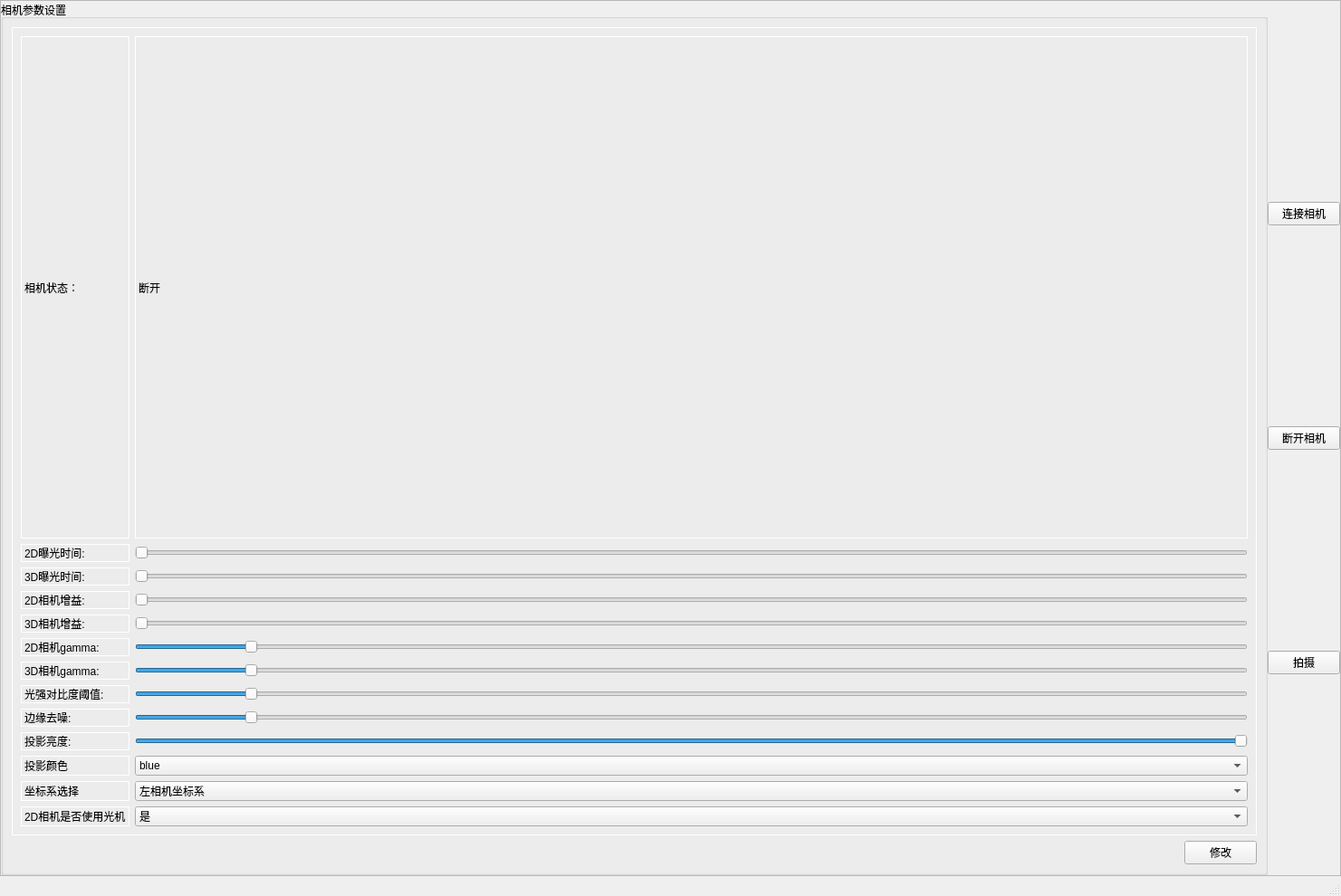
<?xml version="1.0" encoding="UTF-8"?>
<ui version="4.0">
 <class>MainWindow</class>
 <widget class="QMainWindow" name="MainWindow">
  <property name="geometry">
   <rect>
    <x>0</x>
    <y>0</y>
    <width>1481</width>
    <height>990</height>
   </rect>
  </property>
  <property name="windowTitle">
   <string>MainWindow</string>
  </property>
  <property name="styleSheet">
   <string notr="true"/>
  </property>
  <widget class="QWidget" name="centralwidget">
   <layout class="QGridLayout" name="gridLayout" rowstretch="0" columnstretch="0">
    <property name="leftMargin">
     <number>0</number>
    </property>
    <property name="topMargin">
     <number>0</number>
    </property>
    <property name="rightMargin">
     <number>0</number>
    </property>
    <property name="bottomMargin">
     <number>0</number>
    </property>
    <item row="0" column="0">
     <widget class="QFrame" name="frame">
      <property name="styleSheet">
       <string notr="true">border-color: rgb(170, 170, 255);</string>
      </property>
      <property name="frameShape">
       <enum>QFrame::StyledPanel</enum>
      </property>
      <property name="frameShadow">
       <enum>QFrame::Raised</enum>
      </property>
      <layout class="QHBoxLayout" name="horizontalLayout_2" stretch="1,0">
       <property name="spacing">
        <number>0</number>
       </property>
       <property name="leftMargin">
        <number>0</number>
       </property>
       <property name="topMargin">
        <number>0</number>
       </property>
       <property name="rightMargin">
        <number>0</number>
       </property>
       <property name="bottomMargin">
        <number>0</number>
       </property>
       <item>
        <widget class="QGroupBox" name="groupBox">
         <property name="title">
          <string>相机参数设置</string>
         </property>
         <layout class="QVBoxLayout" name="verticalLayout_2">
          <item>
           <widget class="QFrame" name="frame_3">
            <property name="styleSheet">
             <string notr="true">QFrame{
border:1px solid rgb(255, 255, 255)
} </string>
            </property>
            <property name="frameShape">
             <enum>QFrame::StyledPanel</enum>
            </property>
            <property name="frameShadow">
             <enum>QFrame::Raised</enum>
            </property>
            <layout class="QGridLayout" name="gridLayout_2">
             <item row="15" column="0">
              <widget class="QLabel" name="label_edge_noise_reduction_threshold">
               <property name="text">
                <string>边缘去噪:</string>
               </property>
              </widget>
             </item>
             <item row="12" column="0">
              <widget class="QLabel" name="label_gamma_2d">
               <property name="text">
                <string>2D相机gamma:</string>
               </property>
              </widget>
             </item>
             <item row="19" column="0">
              <widget class="QLabel" name="label_use_projector_capturing_2d_image">
               <property name="text">
                <string>2D相机是否使用光机</string>
               </property>
              </widget>
             </item>
             <item row="17" column="0">
              <widget class="QLabel" name="label_projector_color">
               <property name="text">
                <string>投影颜色</string>
               </property>
              </widget>
             </item>
             <item row="13" column="0">
              <widget class="QLabel" name="label_gamma_3d">
               <property name="text">
                <string>3D相机gamma:</string>
               </property>
              </widget>
             </item>
             <item row="8" column="0">
              <widget class="QLabel" name="label__exposure_time_2d">
               <property name="text">
                <string>2D曝光时间:</string>
               </property>
              </widget>
             </item>
             <item row="11" column="0">
              <widget class="QLabel" name="label_gain_3d">
               <property name="text">
                <string>3D相机增益:</string>
               </property>
              </widget>
             </item>
             <item row="10" column="0">
              <widget class="QLabel" name="label_gain_2d">
               <property name="text">
                <string>2D相机增益:</string>
               </property>
              </widget>
             </item>
             <item row="14" column="0">
              <widget class="QLabel" name="label_light_contrast_threshold">
               <property name="text">
                <string>光强对比度阈值:</string>
               </property>
              </widget>
             </item>
             <item row="9" column="0">
              <widget class="QLabel" name="label__exposure_time_3d">
               <property name="text">
                <string>3D曝光时间:</string>
               </property>
              </widget>
             </item>
             <item row="18" column="0">
              <widget class="QLabel" name="label_transform_to_camera">
               <property name="text">
                <string>坐标系选择</string>
               </property>
              </widget>
             </item>
             <item row="17" column="1">
              <widget class="QComboBox" name="comboBox_projector_color">
               <item>
                <property name="text">
                 <string>blue</string>
                </property>
               </item>
               <item>
                <property name="text">
                 <string>red</string>
                </property>
               </item>
               <item>
                <property name="text">
                 <string>green</string>
                </property>
               </item>
              </widget>
             </item>
             <item row="16" column="1">
              <widget class="QSlider" name="horizontalSlider_projector_brightness">
               <property name="maximum">
                <number>240</number>
               </property>
               <property name="value">
                <number>240</number>
               </property>
               <property name="orientation">
                <enum>Qt::Horizontal</enum>
               </property>
              </widget>
             </item>
             <item row="18" column="1">
              <widget class="QComboBox" name="comboBox_transform_to_camera">
               <item>
                <property name="text">
                 <string>左相机坐标系</string>
                </property>
               </item>
               <item>
                <property name="text">
                 <string>右相机坐标系</string>
                </property>
               </item>
              </widget>
             </item>
             <item row="19" column="1">
              <widget class="QComboBox" name="comboBox_use_projector_capturing_2d_image">
               <item>
                <property name="text">
                 <string>是</string>
                </property>
               </item>
               <item>
                <property name="text">
                 <string>否</string>
                </property>
               </item>
              </widget>
             </item>
             <item row="0" column="1">
              <widget class="QLabel" name="label_camera_state">
               <property name="text">
                <string>断开</string>
               </property>
              </widget>
             </item>
             <item row="0" column="0">
              <widget class="QLabel" name="label">
               <property name="text">
                <string>相机状态：</string>
               </property>
              </widget>
             </item>
             <item row="11" column="1">
              <widget class="QSlider" name="horizontalSlider_gain_3d">
               <property name="maximum">
                <number>10</number>
               </property>
               <property name="pageStep">
                <number>1</number>
               </property>
               <property name="orientation">
                <enum>Qt::Horizontal</enum>
               </property>
              </widget>
             </item>
             <item row="10" column="1">
              <widget class="QSlider" name="horizontalSlider_gain_2d">
               <property name="maximum">
                <number>10</number>
               </property>
               <property name="pageStep">
                <number>1</number>
               </property>
               <property name="orientation">
                <enum>Qt::Horizontal</enum>
               </property>
              </widget>
             </item>
             <item row="8" column="1">
              <widget class="QSlider" name="horizontalSlider_exposure_time_2d">
               <property name="minimum">
                <number>3</number>
               </property>
               <property name="maximum">
                <number>100</number>
               </property>
               <property name="pageStep">
                <number>1</number>
               </property>
               <property name="orientation">
                <enum>Qt::Horizontal</enum>
               </property>
              </widget>
             </item>
             <item row="9" column="1">
              <widget class="QSlider" name="horizontalSlider_exposure_time_3d">
               <property name="minimum">
                <number>3</number>
               </property>
               <property name="maximum">
                <number>100</number>
               </property>
               <property name="pageStep">
                <number>1</number>
               </property>
               <property name="orientation">
                <enum>Qt::Horizontal</enum>
               </property>
              </widget>
             </item>
             <item row="12" column="1">
              <widget class="QSlider" name="horizontalSlider_gamma_2d">
               <property name="maximum">
                <number>10</number>
               </property>
               <property name="pageStep">
                <number>1</number>
               </property>
               <property name="value">
                <number>1</number>
               </property>
               <property name="orientation">
                <enum>Qt::Horizontal</enum>
               </property>
              </widget>
             </item>
             <item row="13" column="1">
              <widget class="QSlider" name="horizontalSlider_gamma_3d">
               <property name="maximum">
                <number>10</number>
               </property>
               <property name="value">
                <number>1</number>
               </property>
               <property name="orientation">
                <enum>Qt::Horizontal</enum>
               </property>
              </widget>
             </item>
             <item row="14" column="1">
              <widget class="QSlider" name="horizontalSlider_light_contrast_threshold">
               <property name="maximum">
                <number>10</number>
               </property>
               <property name="value">
                <number>1</number>
               </property>
               <property name="orientation">
                <enum>Qt::Horizontal</enum>
               </property>
              </widget>
             </item>
             <item row="15" column="1">
              <widget class="QSlider" name="horizontalSlider_edge_noise_reduction_threshold">
               <property name="maximum">
                <number>10</number>
               </property>
               <property name="value">
                <number>1</number>
               </property>
               <property name="orientation">
                <enum>Qt::Horizontal</enum>
               </property>
              </widget>
             </item>
             <item row="16" column="0">
              <widget class="QLabel" name="label_projector_brightness">
               <property name="text">
                <string>投影亮度:</string>
               </property>
              </widget>
             </item>
            </layout>
           </widget>
          </item>
          <item>
           <layout class="QHBoxLayout" name="horizontalLayout">
            <item>
             <spacer name="horizontalSpacer">
              <property name="orientation">
               <enum>Qt::Horizontal</enum>
              </property>
              <property name="sizeHint" stdset="0">
               <size>
                <width>40</width>
                <height>20</height>
               </size>
              </property>
             </spacer>
            </item>
            <item>
             <widget class="QPushButton" name="pushButton">
              <property name="text">
               <string>修改</string>
              </property>
             </widget>
            </item>
           </layout>
          </item>
         </layout>
        </widget>
       </item>
       <item>
        <layout class="QVBoxLayout" name="verticalLayout">
         <item>
          <widget class="QPushButton" name="pushButton_connect">
           <property name="text">
            <string>连接相机</string>
           </property>
          </widget>
         </item>
         <item>
          <widget class="QPushButton" name="pushButton_disconnect">
           <property name="text">
            <string>断开相机</string>
           </property>
          </widget>
         </item>
         <item>
          <widget class="QPushButton" name="pushButton_capture">
           <property name="text">
            <string>拍摄</string>
           </property>
          </widget>
         </item>
        </layout>
       </item>
      </layout>
     </widget>
    </item>
   </layout>
  </widget>
  <widget class="QStatusBar" name="statusbar"/>
 </widget>
 <resources/>
 <connections/>
</ui>
